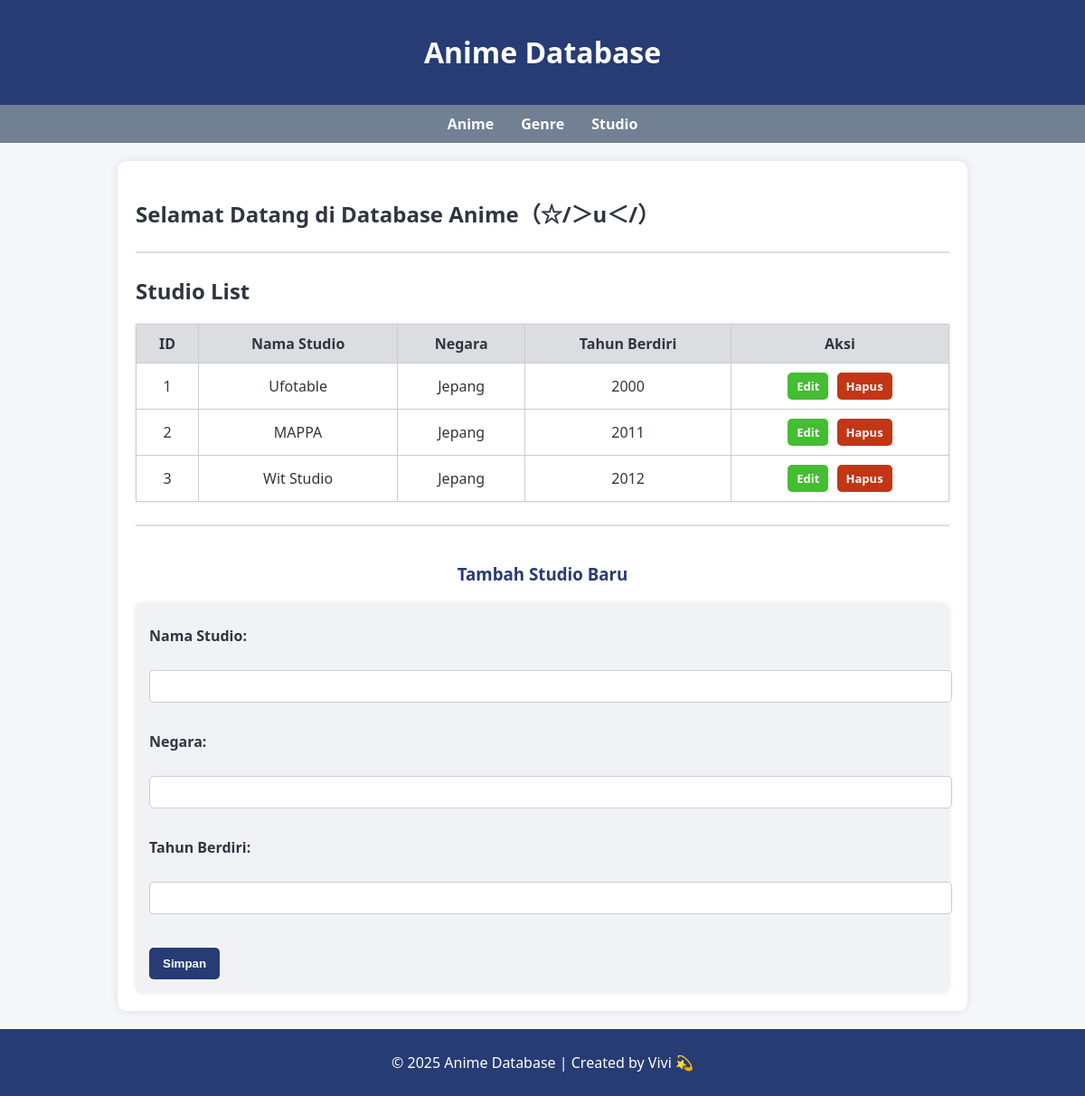
The page /?page=studio on the database its author committed.
### tables this page shows
CREATE TABLE studio (
    id INT AUTO_INCREMENT PRIMARY KEY,
    nama VARCHAR(100) NOT NULL,
    negara VARCHAR(100),
    tahun_berdiri INT
);

### config/db.php (called while the page is built, shortened)
<?php
class Database {
    private $host = "localhost";
    private $username = "root";
    private $password = "";
    private $dbname = "db_anime";
    public function __construct() {
        try {
            $this->conn = new PDO("mysql:host=$this->host;dbname=$this->dbname;charset=utf8", $this->username, $this->password);
        } catch (PDOException $e) {
            echo "Koneksi gagal: " . $e->getMessage();
        }
    }
}
?>

### class/Studio.php (called while the page is built, shortened)
<?php
require_once 'config/db.php';
class Studio {
    private $db;
    public function __construct() {
        $this->db = (new Database())->conn;
    }
    public function getAllStudio() {
        $stmt = $this->db->prepare("SELECT * FROM studio ORDER BY id ASC");
        $stmt->execute();
        return $stmt->fetchAll(PDO::FETCH_ASSOC);
    }
}
?>

### view/studio.php (the view, shortened to what this page needs)
<h2>Studio List</h2>
<table border="1" cellpadding="8" cellspacing="0">
  <tr>
    <th>ID</th>
    <th>Nama Studio</th>
    <th>Negara</th>
    <th>Tahun Berdiri</th>
    <th>Aksi</th>
  </tr>
  <?php if (!empty($studioList)): ?>
    <?php foreach ($studioList as $s): ?>
      <tr>
        <td><?= htmlspecialchars($s['id']) ?></td>
        <td><?= htmlspecialchars($s['nama']) ?></td>
        <td><?= htmlspecialchars($s['negara'] ?? '-') ?></td>
        <td><?= htmlspecialchars($s['tahun_berdiri'] ?? '-') ?></td>
        <td>
          <a href="?page=studio&edit=<?= $s['id'] ?>" class="btn-edit">Edit</a>
          <a href="?page=studio&hapus=<?= $s['id'] ?>" class="btn-delete" onclick="return confirm('Yakin nih mau hapus o(╥﹏╥)?')">Hapus</a>
        </td>
      </tr>
    <?php endforeach; ?>
  <?php else: ?>
    <tr><td colspan="5">Belum ada data studio.</td></tr>
  <?php endif; ?>
</table>
<hr>
<h3><?= isset($_GET['edit']) ? 'Edit Studio' : 'Tambah Studio Baru' ?></h3>
<?php
$editData = null;
?>
<form method="post">
  <label>Nama Studio:</label><br>
  <input type="text" name="nama" value="<?= htmlspecialchars($editData['nama'] ?? '') ?>" required><br><br>
  <label>Negara:</label><br>
  <input type="text" name="negara" value="<?= htmlspecialchars($editData['negara'] ?? '') ?>"><br><br>
  <label>Tahun Berdiri:</label><br>
  <input type="number" name="tahun_berdiri" value="<?= htmlspecialchars($editData['tahun_berdiri'] ?? '') ?>"><br><br>
  <button type="submit" name="simpan">Simpan</button>
</form>

### style.css (style rules this page uses)
body { font-family: 'Segoe UI', sans-serif; background: #f5f6fa; margin: 0; padding: 0; color: #2f3640; }
table { width: 100%; border-collapse: collapse; background: white; box-shadow: 0 0 5px rgba(0,0,0,0.1); }
th, td { border: 1px solid #ccc; padding: 10px; text-align: center; }
th { background: #dcdde1; }
form { margin-top: 20px; background: #f1f2f6; padding: 15px; border-radius: 8px; box-shadow: 0 0 5px rgba(0,0,0,0.1); }
form label { font-weight: bold; display: block; margin-top: 10px; color: #2f3640; }
form input[type="text"], form input[type="number"], form textarea, form select { width: 100%; padding: 8px; margin-top: 5px; border: 1px solid #ccc; border-radius: 5px; font-family: 'Segoe UI', sans-serif; }
form button { margin-top: 15px; padding: 10px 15px; background: #273c75; color: white; border: none; border-radius: 5px; cursor: pointer; font-weight: bold; }
hr { margin: 25px 0; border: none; border-top: 2px solid #dcdde1; }
h3 { margin-top: 40px; color: #273c75; text-align: center; }
.btn-edit, .btn-delete { display: inline-block; padding: 6px 10px; border-radius: 5px; text-decoration: none; font-weight: bold; color: white; font-size: 13px; }
.btn-edit { background-color: #44bd32; }
.btn-delete { background-color: #c23616; margin-left: 5px; }

### rows shown on the page
studio: id "1", nama "Ufotable", negara "Jepang", tahun_berdiri "2000"
studio: id "2", nama "MAPPA", negara "Jepang", tahun_berdiri "2011"
studio: id "3", nama "Wit Studio", negara "Jepang", tahun_berdiri "2012"
